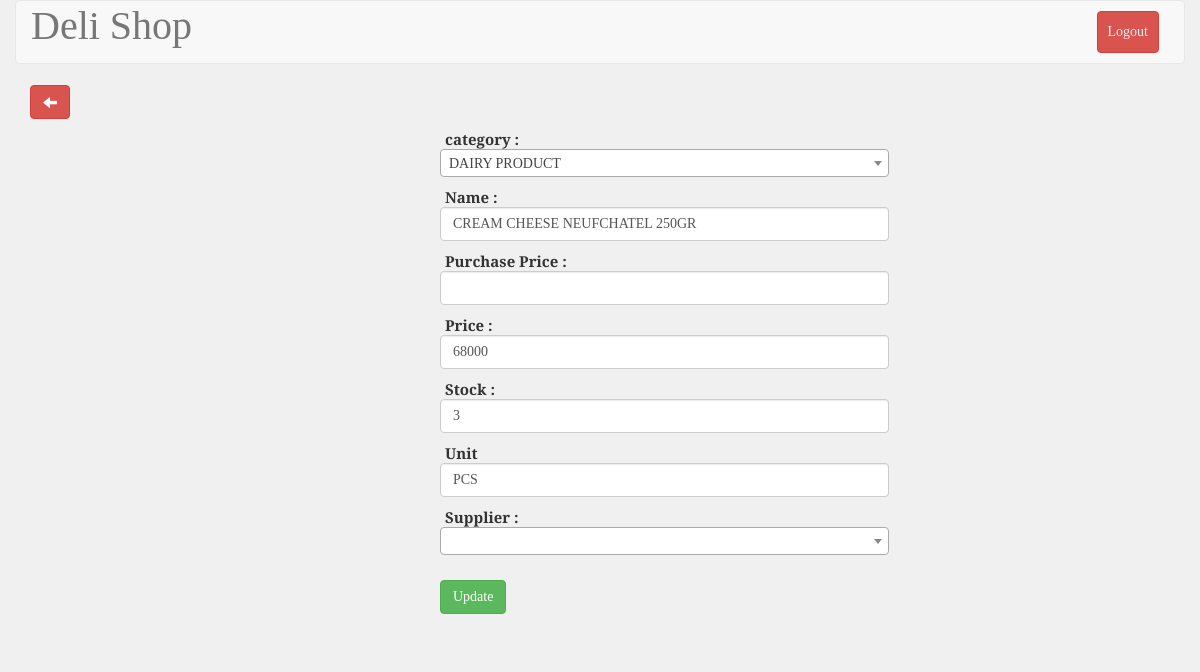
/edit_data.php?id=4 (signed in), run on an earlier commit of the app's database.
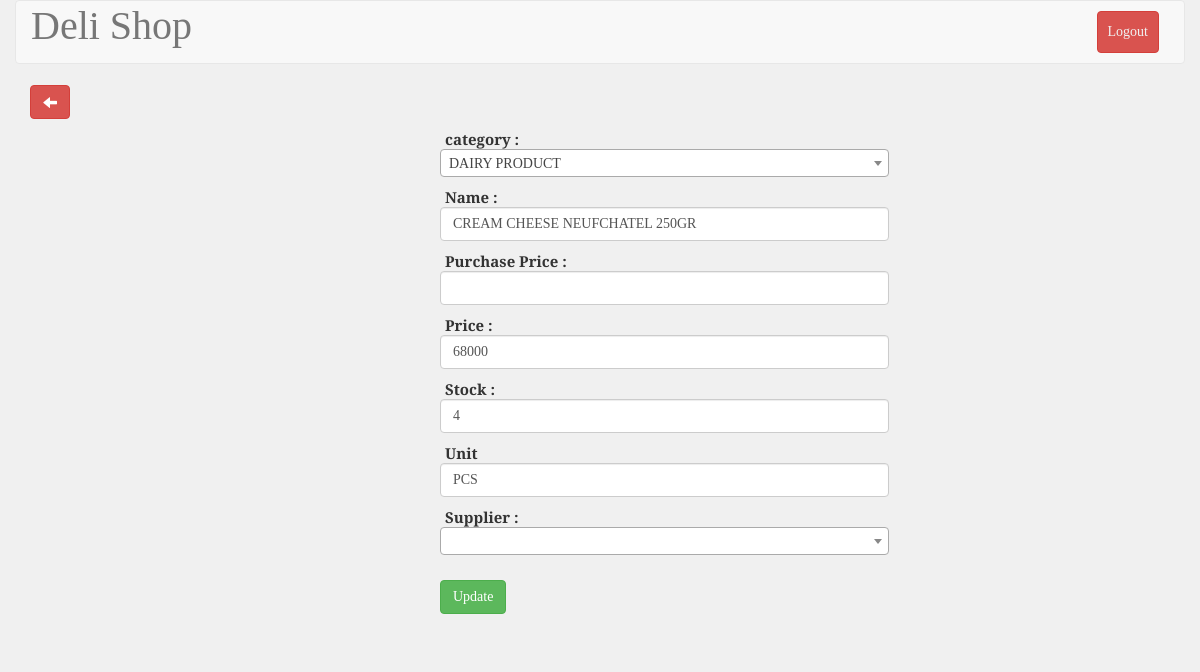
And on a later commit of the database.
### tables this page shows
CREATE TABLE `tb_barang` (
  `id` int(10) unsigned NOT NULL AUTO_INCREMENT,
  `item` varchar(100) NOT NULL,
  `price` double NOT NULL,
  `stock` float unsigned NOT NULL,
  `unit` varchar(100) NOT NULL,
  `kategori` int(11) NOT NULL,
  `pur_price` double DEFAULT NULL,
  `supplier` int(11) NOT NULL,
  PRIMARY KEY (`id`)
);

### edit_data.php (the view, shortened to what this page needs)
<!doctype html>
<html>
<?php
include "koneksi.php";
$id=$_GET['id'];
$data = mysqli_query($conn, "SELECT tb_barang.`id`, tb_barang.`item`, tb_barang.`price`, tb_barang.`stock`, tb_barang.`unit`,tb_barang.`kategori`, tb_barang.`supplier`, tb_kategori.nm_kategori AS nama_kat, tb_supplier.`nm_supplier` AS nama_sup, tb_barang.pur_price FROM tb_barang LEFT JOIN tb_kategori ON tb_barang.`kategori`=tb_kategori.`id` LEFT JOIN tb_supplier ON tb_barang.`supplier`=tb_supplier.`id_supplier` WHERE tb_barang.`id`=$id");
?>
	<?php include("./templates/header.php"); ?>
	<link rel="stylesheet" type="text/css" href="./css/directPayStyle.css">
	<body>
			<div class="container-fluid">
				<div class="row">
					<div class="col-md-12 header">
						<nav class="navbar navbar-default" role="navigation">
							<div class="container-fluid">
								<div class="navbar-header">
									<a class="navbar-brand" style="font-size: 40px;" href="#">Deli Shop</a>
								</div>
								<div class="collapse navbar-collapse navbar-ex1-collapse">
									<ul class="nav navbar-nav navbar-right">
										<li><a ype="button" class="btn btn-danger" style="margin: 10px; padding: 10px;" href="logout.php">Logout</a></li>
									</ul>
								</div>
							</div>
						</nav>
					</div>
				</div>
			</div>
			<div class="container">
				<div class="row">
					<div class="col-md-4 sidebar">
						<a type="button" class="btn btn-danger glyphicon glyphicon-arrow-left"  href="stock.php"></a>
					</div>
					<div class="col-md-8 articles">
						<div class="row">
							<div class="col-md-12" style="margin: 10px 0px">
								<?php
								while($d=mysqli_fetch_array($data))
								{
								?>
								<form action="updateStock.php" method="POST" role="form" id="directPay_div">
									<table>
										<tr>
											<td>
											<div class="form-group">
										      <label>category :</label>
										</div>
										</td>
										</tr>
										<tr>
											<td>	<div class="form-group">
										      <label for="usr">Name :</label>
										      <input type="text" style="width: 200%;" class="form-control" name="name" id="usr" value="<?php echo $d['item'];?>">
										    </div></td>
										</tr>
										<tr>
											<td>	<div class="form-group">
										      <label for="usr">Purchase Price :</label>
										      <input type="text" style="width: 200%;" class="form-control" name="purchase_price" id="rupiah" value="<?php echo $d['pur_price'];?>">
										    </div></td>
										</tr>
										<tr>
											<td>	<div class="form-group">
										      <label for="usr">Price :</label>
										      <input type="text" style="width: 200%;" class="form-control" name="price" id="rupiah" value="<?php echo $d['price'];?>">
										    </div></td>
										</tr>
										<tr>
											<td>	<div class="form-group">
										      <label for="usr">Stock :</label>
										      <input type="text" style="width: 200%;" class="form-control" name="stock" id="usr" value="<?php echo $d['stock'];?>">
										    </div></td>
										</tr>
										<tr>
											<td>	<div class="form-group">
										      <label for="usr">Unit</label>
										      <input type="text" style="width: 200%;" class="form-control" name="unit" id="usr" value="<?php echo $d['unit'];?>">
										    </div></td>
										</tr>
										<tr>
										<td>
											<div class="form-group">
										      <label>Supplier :</label>
										</div>
										</td>
										</tr>
										<tr>
											<td><button type="submit" class="btn btn-success" id="add_item_btn" style="margin-top: 10px;" name=Submit>Update</button></td>
										</tr>
									</table>
								</form>
								<?php
								}
								?>
							</div>
						</div>
					</div>
				</div>
			</div>
	</body>
</html>

What changed in the data, as far as the page shows it:
changed tb_barang "CREAM CHEESE NEUFCHATEL 250GR": stock "3" → "4"
